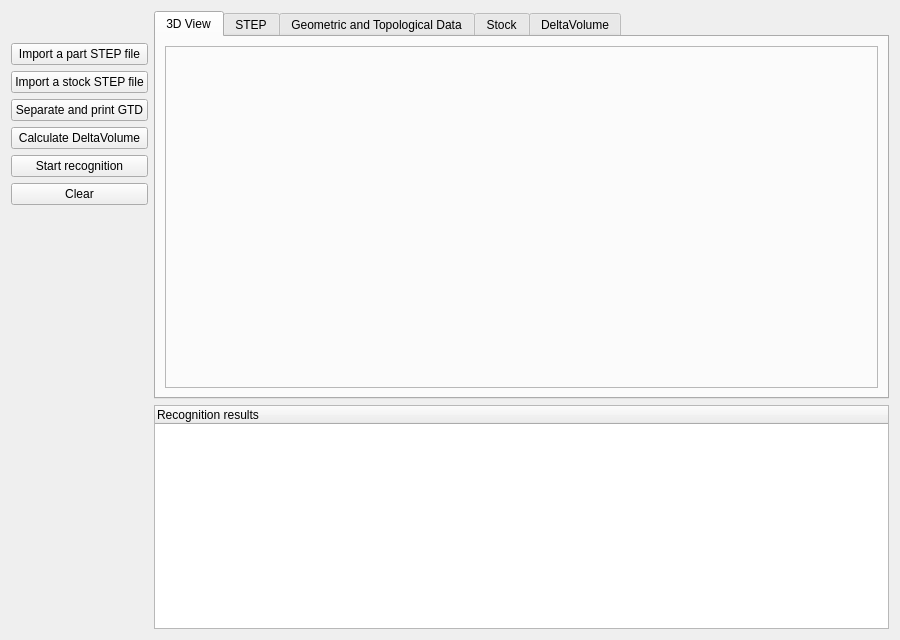
<?xml version="1.0" encoding="UTF-8"?>
<ui version="4.0">
 <class>Form</class>
 <widget class="QWidget" name="Form">
  <property name="geometry">
   <rect>
    <x>0</x>
    <y>0</y>
    <width>900</width>
    <height>640</height>
   </rect>
  </property>
  <property name="windowTitle">
   <string>Form</string>
  </property>
  <property name="styleSheet">
   <string notr="true"/>
  </property>
  <layout class="QHBoxLayout" name="horizontalLayout">
   <item>
    <layout class="QVBoxLayout" name="verticalLayout_2" stretch="0,0,0,1,0,0,0,0">
     <property name="sizeConstraint">
      <enum>QLayout::SetMaximumSize</enum>
     </property>
     <property name="rightMargin">
      <number>0</number>
     </property>
     <item>
      <spacer name="verticalSpacer_2">
       <property name="orientation">
        <enum>Qt::Vertical</enum>
       </property>
       <property name="sizeType">
        <enum>QSizePolicy::Fixed</enum>
       </property>
       <property name="sizeHint" stdset="0">
        <size>
         <width>20</width>
         <height>32</height>
        </size>
       </property>
      </spacer>
     </item>
     <item>
      <widget class="QPushButton" name="importButton">
       <property name="text">
        <string>Import a part STEP file</string>
       </property>
      </widget>
     </item>
     <item>
      <widget class="QPushButton" name="stockButton">
       <property name="text">
        <string>Import a stock STEP file</string>
       </property>
      </widget>
     </item>
     <item>
      <widget class="QPushButton" name="separateButton">
       <property name="text">
        <string>Separate and print GTD</string>
       </property>
      </widget>
     </item>
     <item>
      <widget class="QPushButton" name="checkMButton">
       <property name="text">
        <string>Calculate DeltaVolume</string>
       </property>
      </widget>
     </item>
     <item>
      <widget class="QPushButton" name="recognitionButton">
       <property name="text">
        <string>Start recognition</string>
       </property>
      </widget>
     </item>
     <item>
      <widget class="QPushButton" name="clearButton">
       <property name="text">
        <string>Clear</string>
       </property>
      </widget>
     </item>
     <item>
      <spacer name="verticalSpacer">
       <property name="orientation">
        <enum>Qt::Vertical</enum>
       </property>
       <property name="sizeHint" stdset="0">
        <size>
         <width>20</width>
         <height>40</height>
        </size>
       </property>
      </spacer>
     </item>
    </layout>
   </item>
   <item>
    <layout class="QVBoxLayout" name="verticalLayout_4">
     <item>
      <widget class="QTabWidget" name="tabWidget_2">
       <property name="sizePolicy">
        <sizepolicy hsizetype="Expanding" vsizetype="Expanding">
         <horstretch>0</horstretch>
         <verstretch>0</verstretch>
        </sizepolicy>
       </property>
       <property name="minimumSize">
        <size>
         <width>0</width>
         <height>0</height>
        </size>
       </property>
       <property name="currentIndex">
        <number>0</number>
       </property>
       <widget class="QWidget" name="tab_4">
        <attribute name="title">
         <string>3D View</string>
        </attribute>
        <layout class="QVBoxLayout" name="verticalLayout_5">
         <item>
          <widget class="QFrame" name="view3d">
           <property name="sizePolicy">
            <sizepolicy hsizetype="Expanding" vsizetype="Expanding">
             <horstretch>0</horstretch>
             <verstretch>0</verstretch>
            </sizepolicy>
           </property>
           <property name="minimumSize">
            <size>
             <width>0</width>
             <height>300</height>
            </size>
           </property>
           <property name="layoutDirection">
            <enum>Qt::LeftToRight</enum>
           </property>
           <property name="frameShape">
            <enum>QFrame::StyledPanel</enum>
           </property>
           <property name="frameShadow">
            <enum>QFrame::Raised</enum>
           </property>
          </widget>
         </item>
        </layout>
       </widget>
       <widget class="QWidget" name="tab_5">
        <attribute name="title">
         <string>STEP</string>
        </attribute>
        <layout class="QVBoxLayout" name="verticalLayout">
         <item>
          <widget class="QTextEdit" name="stepText">
           <property name="readOnly">
            <bool>true</bool>
           </property>
          </widget>
         </item>
        </layout>
       </widget>
       <widget class="QWidget" name="tab">
        <attribute name="title">
         <string>Geometric and Topological Data</string>
        </attribute>
        <layout class="QVBoxLayout" name="verticalLayout_3">
         <item>
          <widget class="QTextEdit" name="gtdText"/>
         </item>
        </layout>
       </widget>
       <widget class="QWidget" name="tab_2">
        <attribute name="title">
         <string>Stock</string>
        </attribute>
        <layout class="QVBoxLayout" name="verticalLayout_6">
         <item>
          <widget class="QFrame" name="stockView">
           <property name="sizePolicy">
            <sizepolicy hsizetype="Expanding" vsizetype="Expanding">
             <horstretch>0</horstretch>
             <verstretch>0</verstretch>
            </sizepolicy>
           </property>
           <property name="minimumSize">
            <size>
             <width>0</width>
             <height>300</height>
            </size>
           </property>
           <property name="frameShape">
            <enum>QFrame::StyledPanel</enum>
           </property>
           <property name="frameShadow">
            <enum>QFrame::Raised</enum>
           </property>
          </widget>
         </item>
         <item>
          <widget class="QLabel" name="stockSD">
           <property name="text">
            <string>Stock Diamater SD =</string>
           </property>
           <property name="alignment">
            <set>Qt::AlignCenter</set>
           </property>
          </widget>
         </item>
         <item>
          <widget class="QLabel" name="stockSL">
           <property name="text">
            <string>Stock Length SL =</string>
           </property>
           <property name="alignment">
            <set>Qt::AlignCenter</set>
           </property>
          </widget>
         </item>
        </layout>
       </widget>
       <widget class="QWidget" name="tab_3">
        <attribute name="title">
         <string>DeltaVolume</string>
        </attribute>
        <layout class="QVBoxLayout" name="verticalLayout_7">
         <item>
          <widget class="QFrame" name="deltaView">
           <property name="frameShape">
            <enum>QFrame::StyledPanel</enum>
           </property>
           <property name="frameShadow">
            <enum>QFrame::Raised</enum>
           </property>
          </widget>
         </item>
        </layout>
       </widget>
      </widget>
     </item>
     <item>
      <widget class="QTreeWidget" name="treeWidget">
       <column>
        <property name="text">
         <string>Recognition results</string>
        </property>
       </column>
      </widget>
     </item>
    </layout>
   </item>
  </layout>
 </widget>
 <resources/>
 <connections/>
</ui>
